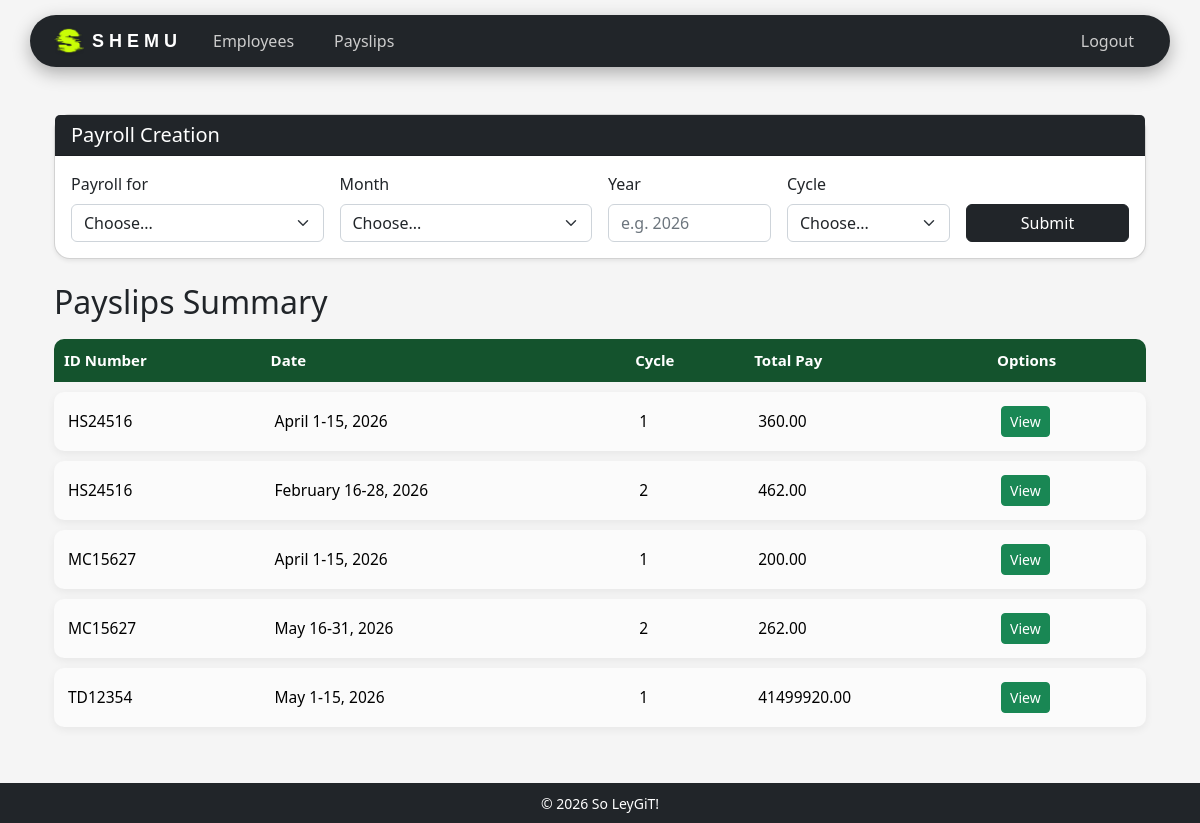
The page /payslips/ (signed in) on the database its author committed.
### payroll_app/models.py (models this page shows, shortened)
class Payslip(models.Model):
    id_number = models.ForeignKey(Employee, on_delete=models.CASCADE)
    month = models.CharField(max_length=50)
    date_range = models.CharField(max_length=100)
    year = models.CharField(max_length=100)
    pay_cycle = models.IntegerField()
    rate = models.FloatField()
    earnings_allowance = models.FloatField()
    deductions_tax = models.FloatField()
    deductions_health = models.FloatField()
    pag_ibig = models.FloatField()
    sss = models.FloatField()
    overtime = models.FloatField()
    total_pay = models.FloatField()

class Employee(models.Model):
    user = models.OneToOneField(User, on_delete=models.CASCADE, null=True, blank=True)
    name = models.CharField(max_length=200)
    id_number = models.CharField(max_length=200, primary_key=True) # use <str:pk> when linking here
    rate = models.FloatField()
    overtime_pay = models.FloatField(null=True, blank=True, default=0)
    allowance = models.FloatField(null=True, blank=True, default=0)

### payroll_app/views.py (the view, shortened to what this page needs)
# urls.py: path('payslips/', views.payslips_view, name='payslips'),
@login_required
def payslips_view(request):
    if request.user.is_staff:
        payslips = Payslip.objects.all().order_by('id_number__name', 'year', 'month', 'pay_cycle')
        employees = Employee.objects.all()
    months = ['January', 'February', 'March', 'April', 'May', 'June', 'July', 'August', 'September', 'October', 'November', 'December']
    if request.method == 'POST' and not request.user.is_staff:
        return redirect('payslips')
    context = {
        'payslips': payslips,
        'employees': employees,
        'months': months,
    }
    return render(request, 'payroll_app/payslips.html', context)

### payroll_app/templates/payroll_app/payslips.html (shortened to what this page needs)
{% extends 'payroll_app/base.html' %}
{% block content %}
<div class="container">
    {% if user.is_staff %}
    <div class="card shadow-sm mb-4">
        <div class="card-header bg-dark text-white">
            <h5 class="mb-0">Payroll Creation</h5>
        </div>
        <div class="card-body">
            <form method="POST">
                <div class="row g-3 align-items-end">
                    <div class="col-md-3">
                        <label class="form-label">Payroll for</label>
                        <select name="payroll_for" class="form-select" required>
                            <option value="">Choose...</option>
                        </select>
                    </div>
                    <div class="col-md-3">
                        <label class="form-label">Month</label>
                        <select name="month" class="form-select" required>
                            <option value="">Choose...</option>
                        </select>
                    </div>
                    <div class="col-md-2">
                        <label class="form-label">Year</label>
                        <input type="text" name="year" class="form-control" placeholder="e.g. 2026" maxlength="4"
                            pattern="[0-9]{4}" title="Enter a valid year" required>
                    </div>
                    <div class="col-md-2">
                        <label class="form-label">Cycle</label>
                        <select name="cycle" class="form-select" required>
                            <option value="">Choose...</option>
                        </select>
                    </div>
                    <div class="col-md-2 pt-4">
                        <button type="submit" class="btn btn-dark w-100">Submit</button>
                    </div>
                </div>
            </form>
        </div>
    </div>
    {% endif %}
    <h2>Payslips Summary</h2>
    <table class="table modern-table">
        <thead class="table-dark">
            <tr>
                <th>ID Number</th>
                <th>Date</th>
                <th>Cycle</th>
                <th>Total Pay</th>
                <th>Options</th>
            </tr>
        </thead>
        <tbody>
            {% for slip in payslips %}
            <tr>
                <td>{{ slip.id_number.id_number }}</td>
                <td>{{ slip.month }} {{ slip.date_range }}, {{ slip.year }}</td>
                <td>{{ slip.pay_cycle }}</td>
                <td>{{ slip.total_pay|floatformat:2 }}</td>
                <td>
                    <a href="{% url 'view_payslip' slip.pk %}" class="btn btn-success btn-sm">View</a>
                </td>
            </tr>
            {% empty %}
            <tr>
                <td colspan="5" class="text-center">No payslips yet.</td>
            </tr>
            {% endfor %}
        </tbody>
    </table>
</div>
{% endblock %}

### rows shown on the page
Payslip: id_number.id_number "HS24516", month "April", date_range "1-15", year "2026", pay_cycle "1", total_pay "360.00"
Payslip: id_number.id_number "HS24516", month "February", date_range "16-28", year "2026", pay_cycle "2", total_pay "462.00"
Payslip: id_number.id_number "MC15627", month "April", date_range "1-15", year "2026", pay_cycle "1", total_pay "200.00"
Payslip: id_number.id_number "MC15627", month "May", date_range "16-31", year "2026", pay_cycle "2", total_pay "262.00"
Payslip: id_number.id_number "TD12354", month "May", date_range "1-15", year "2026", pay_cycle "1", total_pay "41499920.00"
